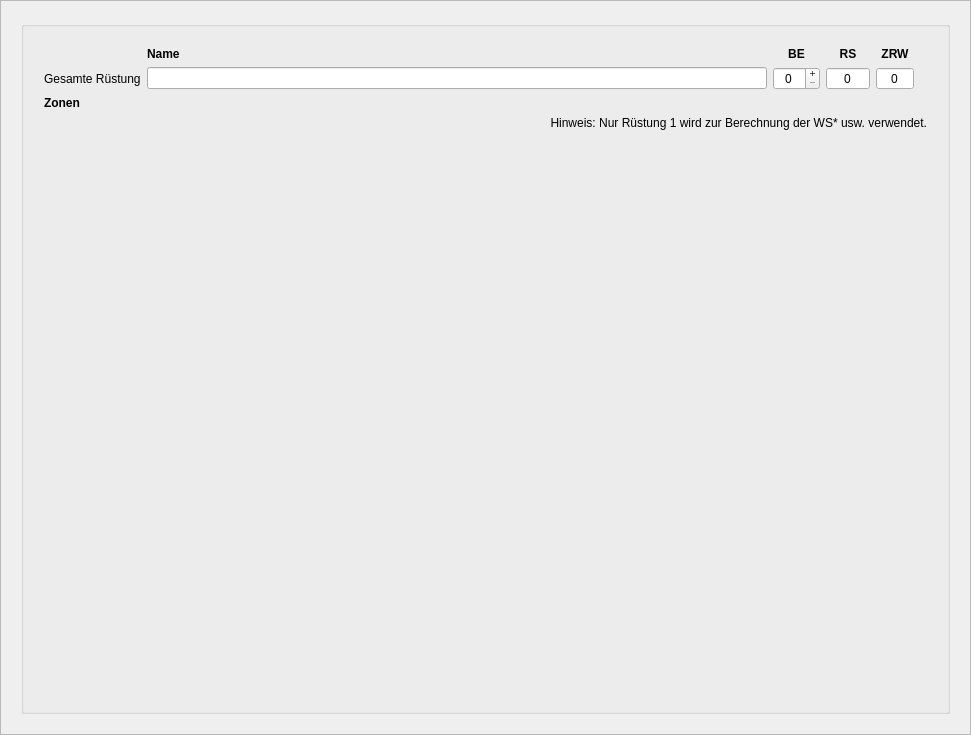
<?xml version="1.0" encoding="UTF-8"?>
<ui version="4.0">
 <class>formAusruestung</class>
 <widget class="QWidget" name="formAusruestung">
  <property name="geometry">
   <rect>
    <x>0</x>
    <y>0</y>
    <width>971</width>
    <height>735</height>
   </rect>
  </property>
  <property name="minimumSize">
   <size>
    <width>802</width>
    <height>0</height>
   </size>
  </property>
  <property name="windowTitle">
   <string>Form</string>
  </property>
  <layout class="QVBoxLayout" name="verticalLayout">
   <property name="leftMargin">
    <number>0</number>
   </property>
   <property name="topMargin">
    <number>0</number>
   </property>
   <property name="rightMargin">
    <number>0</number>
   </property>
   <property name="bottomMargin">
    <number>0</number>
   </property>
   <item>
    <widget class="QScrollArea" name="scrollArea">
     <property name="widgetResizable">
      <bool>true</bool>
     </property>
     <property name="class" stdset="0">
      <string>transparent</string>
     </property>
     <widget class="QWidget" name="scrollAreaWidgetContents">
      <property name="geometry">
       <rect>
        <x>0</x>
        <y>0</y>
        <width>969</width>
        <height>733</height>
       </rect>
      </property>
      <layout class="QVBoxLayout" name="verticalLayout_2">
       <property name="leftMargin">
        <number>20</number>
       </property>
       <property name="topMargin">
        <number>20</number>
       </property>
       <property name="rightMargin">
        <number>20</number>
       </property>
       <property name="bottomMargin">
        <number>20</number>
       </property>
       <item>
        <widget class="QGroupBox" name="gbRstungen">
         <property name="title">
          <string/>
         </property>
         <layout class="QVBoxLayout" name="verticalLayout_3">
          <property name="leftMargin">
           <number>20</number>
          </property>
          <property name="topMargin">
           <number>20</number>
          </property>
          <property name="rightMargin">
           <number>20</number>
          </property>
          <property name="bottomMargin">
           <number>20</number>
          </property>
          <item>
           <layout class="QGridLayout" name="Ruestungen">
            <property name="sizeConstraint">
             <enum>QLayout::SizeConstraint::SetDefaultConstraint</enum>
            </property>
            <item row="1" column="5">
             <widget class="QLabel" name="label_3">
              <property name="text">
               <string/>
              </property>
             </widget>
            </item>
            <item row="1" column="0">
             <widget class="QLabel" name="label_2">
              <property name="text">
               <string>Gesamte Rüstung</string>
              </property>
             </widget>
            </item>
            <item row="1" column="1">
             <widget class="QLineEdit" name="editGesamtName">
              <property name="toolTip">
               <string/>
              </property>
             </widget>
            </item>
            <item row="2" column="0" colspan="2">
             <widget class="QLabel" name="label">
              <property name="font">
               <font>
                <bold>true</bold>
               </font>
              </property>
              <property name="text">
               <string>Zonen</string>
              </property>
              <property name="class" stdset="0">
               <string>h4</string>
              </property>
             </widget>
            </item>
            <item row="0" column="3">
             <widget class="QLabel" name="labelRS">
              <property name="font">
               <font>
                <bold>true</bold>
               </font>
              </property>
              <property name="toolTip">
               <string>Rüstungsschutz</string>
              </property>
              <property name="text">
               <string>RS</string>
              </property>
              <property name="alignment">
               <set>Qt::AlignmentFlag::AlignCenter</set>
              </property>
              <property name="class" stdset="0">
               <string>h4</string>
              </property>
             </widget>
            </item>
            <item row="0" column="1">
             <widget class="QLabel" name="labelRName">
              <property name="font">
               <font>
                <bold>true</bold>
               </font>
              </property>
              <property name="text">
               <string>Name</string>
              </property>
              <property name="class" stdset="0">
               <string>h4</string>
              </property>
             </widget>
            </item>
            <item row="0" column="4">
             <widget class="QLabel" name="labelPunkte">
              <property name="font">
               <font>
                <bold>true</bold>
               </font>
              </property>
              <property name="text">
               <string>ZRW</string>
              </property>
              <property name="alignment">
               <set>Qt::AlignmentFlag::AlignCenter</set>
              </property>
              <property name="class" stdset="0">
               <string>h4</string>
              </property>
             </widget>
            </item>
            <item row="1" column="2">
             <widget class="QSpinBox" name="spinGesamtBE">
              <property name="minimumSize">
               <size>
                <width>44</width>
                <height>0</height>
               </size>
              </property>
              <property name="toolTip">
               <string>Die Rüstungswerte werden automatisch aus allen Slots berechnet.</string>
              </property>
              <property name="alignment">
               <set>Qt::AlignmentFlag::AlignCenter</set>
              </property>
              <property name="readOnly">
               <bool>false</bool>
              </property>
              <property name="buttonSymbols">
               <enum>QAbstractSpinBox::ButtonSymbols::PlusMinus</enum>
              </property>
              <property name="maximum">
               <number>999</number>
              </property>
             </widget>
            </item>
            <item row="1" column="3">
             <widget class="QSpinBox" name="spinGesamtRS">
              <property name="minimumSize">
               <size>
                <width>44</width>
                <height>0</height>
               </size>
              </property>
              <property name="toolTip">
               <string>Die Rüstungswerte werden automatisch aus allen Slots berechnet.</string>
              </property>
              <property name="alignment">
               <set>Qt::AlignmentFlag::AlignCenter</set>
              </property>
              <property name="readOnly">
               <bool>true</bool>
              </property>
              <property name="buttonSymbols">
               <enum>QAbstractSpinBox::ButtonSymbols::NoButtons</enum>
              </property>
              <property name="maximum">
               <number>999</number>
              </property>
             </widget>
            </item>
            <item row="0" column="2">
             <widget class="QLabel" name="labelBE">
              <property name="minimumSize">
               <size>
                <width>35</width>
                <height>0</height>
               </size>
              </property>
              <property name="font">
               <font>
                <bold>true</bold>
               </font>
              </property>
              <property name="toolTip">
               <string>Behinderung</string>
              </property>
              <property name="text">
               <string>BE</string>
              </property>
              <property name="alignment">
               <set>Qt::AlignmentFlag::AlignCenter</set>
              </property>
              <property name="class" stdset="0">
               <string>h4</string>
              </property>
             </widget>
            </item>
            <item row="1" column="4">
             <widget class="QSpinBox" name="spinGesamtPunkte">
              <property name="alignment">
               <set>Qt::AlignmentFlag::AlignCenter</set>
              </property>
              <property name="readOnly">
               <bool>true</bool>
              </property>
              <property name="buttonSymbols">
               <enum>QAbstractSpinBox::ButtonSymbols::NoButtons</enum>
              </property>
              <property name="maximum">
               <number>9999</number>
              </property>
             </widget>
            </item>
           </layout>
          </item>
          <item>
           <widget class="QLabel" name="labelHinweis">
            <property name="text">
             <string>Hinweis: Nur Rüstung 1 wird zur Berechnung der WS* usw. verwendet.</string>
            </property>
            <property name="alignment">
             <set>Qt::AlignmentFlag::AlignRight|Qt::AlignmentFlag::AlignTrailing|Qt::AlignmentFlag::AlignVCenter</set>
            </property>
           </widget>
          </item>
          <item>
           <spacer name="verticalSpacer_4">
            <property name="orientation">
             <enum>Qt::Orientation::Vertical</enum>
            </property>
            <property name="sizeHint" stdset="0">
             <size>
              <width>20</width>
              <height>0</height>
             </size>
            </property>
           </spacer>
          </item>
         </layout>
        </widget>
       </item>
      </layout>
     </widget>
    </widget>
   </item>
  </layout>
 </widget>
 <resources/>
 <connections/>
</ui>
